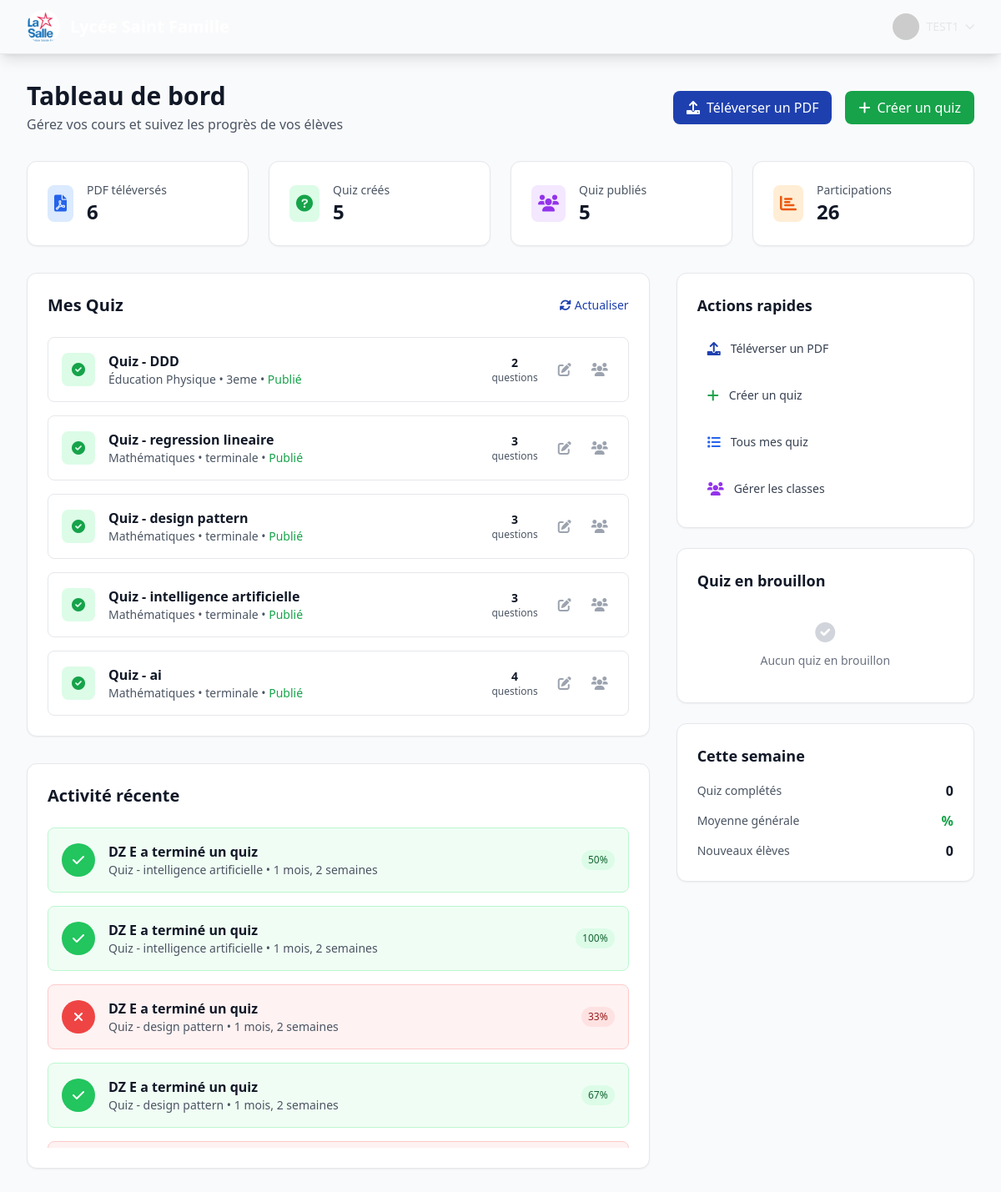
Before: /dashboard/teacher/ (signed in) with the older database file.
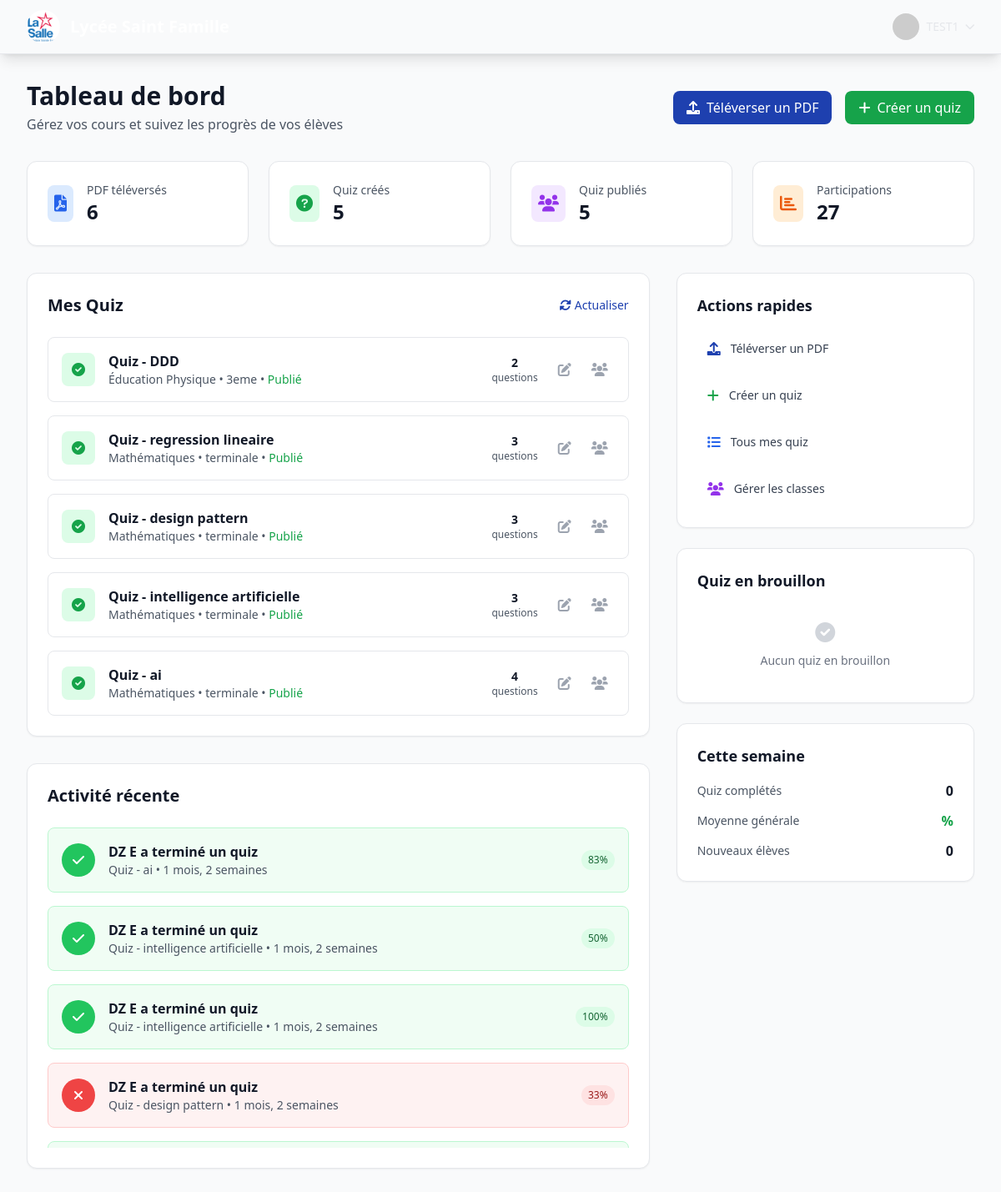
After: the same page with the newer database file.
### quiz/models.py (models this page shows, shortened)
class Quiz(models.Model):
    DIFFICULTY_CHOICES = [
        ('easy', 'Facile'),
        ('medium', 'Moyen'),
        ('hard', 'Difficile'),
    ]
    title = models.CharField(max_length=200)
    description = models.TextField(blank=True)
    course = models.ForeignKey(Course, on_delete=models.CASCADE, related_name='quizzes')
    subject = models.ForeignKey(Subject, on_delete=models.CASCADE)
    level = models.CharField(max_length=20)
    difficulty = models.CharField(max_length=10, choices=DIFFICULTY_CHOICES)
    time_limit = models.IntegerField(help_text="Temps limite en minutes")
    points_reward = models.IntegerField(default=50)
    is_published = models.BooleanField(default=False)
    created_at = models.DateTimeField(auto_now_add=True)

class Subject(models.Model):
    name = models.CharField(max_length=100)
    slug = models.SlugField(unique=True)
    icon = models.CharField(max_length=50, default='fas fa-book')  # Classe d'icône FontAwesome
    color = models.CharField(max_length=20, default='blue')  # Couleur pour l'interface

class QuizAttempt(models.Model):
    user = models.ForeignKey(User, on_delete=models.CASCADE)
    quiz = models.ForeignKey(Quiz, on_delete=models.CASCADE)
    started_at = models.DateTimeField(auto_now_add=True)
    completed_at = models.DateTimeField(null=True, blank=True)
    score = models.IntegerField(default=0)
    total_points = models.IntegerField(default=0)
    time_taken = models.DurationField(null=True, blank=True)
    is_completed = models.BooleanField(default=False)
    @property
    def percentage_score(self):
        if self.total_points > 0:
            return round((self.score / self.total_points) * 100)
        return 0

### accounts/models.py (models this page shows, shortened)
class User(AbstractUser):
    USER_TYPE_CHOICES = [
        ('student', 'Élève'),
        ('teacher', 'Enseignant'),
        ('admin', 'Administrateur'),
    ]
    CLASS_CHOICES = [
        ('6eme', '6ème'),
        ('5eme', '5ème'),
        ('4eme', '4ème'),
        ('3eme', '3ème'),
        ('2nde', '2nde'),
        ('1ere', '1ère'),
        ('terminale', 'Terminale'),
    ]
    user_type = models.CharField(max_length=10, choices=USER_TYPE_CHOICES)
    level = models.CharField(max_length=20, blank=True, null=True)  # 6eme, 5eme, etc.
    class_name = models.CharField(max_length=20, choices=CLASS_CHOICES, blank=True, null=True, help_text="Classe de l'élève")
    points = models.IntegerField(default=0)
    xp = models.IntegerField(default=0)
    current_level = models.IntegerField(default=1)
    streak_days = models.IntegerField(default=0)
    last_activity = models.DateTimeField(auto_now=True)
    email = models.EmailField(unique=True, blank=True, null=True)

### dashboard/views.py (the view)
# urls.py: path('teacher/', views.teacher_dashboard, name='teacher_dashboard'),
@login_required
def teacher_dashboard(request):
    if request.user.user_type != 'teacher':
        return redirect('student_dashboard')
    teacher_courses = Course.objects.filter(teacher=request.user)
    teacher_quizzes = Quiz.objects.filter(course__teacher=request.user).select_related('subject', 'course')
    teacher_stats = {
        'total_courses': teacher_courses.count(),
        'total_quizzes': teacher_quizzes.count(),
        'published_quizzes': teacher_quizzes.filter(is_published=True).count(),
        'total_attempts': QuizAttempt.objects.filter(quiz__course__teacher=request.user, is_completed=True).count(),
    }
    draft_quizzes = teacher_quizzes.filter(is_published=False).prefetch_related('questions')[:5]
    recent_attempts = QuizAttempt.objects.filter(
        quiz__course__teacher=request.user,
        is_completed=True
    ).select_related('user', 'quiz').order_by('-completed_at')[:10]
    week_ago = timezone.now() - timedelta(days=7)
    weekly_attempts = QuizAttempt.objects.filter(
        quiz__course__teacher=request.user,
        is_completed=True,
        completed_at__gte=week_ago
    )
    weekly_stats = {
        'completed_attempts': weekly_attempts.count(),
        'avg_score': weekly_attempts.aggregate(avg=Avg('score'))['avg'] or 0,
        'new_students': 0,  # TODO: Implement student tracking
    }
    context = {
        'teacher_stats': teacher_stats,
        'teacher_quizzes': teacher_quizzes[:10],  # Show first 10 quizzes
        'draft_quizzes': draft_quizzes,
        'recent_attempts': recent_attempts,
        'weekly_stats': weekly_stats,
    }
    return render(request, 'teacher/dashboard.html', context)

### templates/teacher/dashboard.html (shortened to what the changed rows need)
{% extends 'base.html' %}
{% block content %}
<div class="max-w-7xl mx-auto px-4 sm:px-6 lg:px-8 py-8">
    <div class="mb-8">
        <div class="flex items-center justify-between">
            <div>
                <h1 class="text-3xl font-bold text-gray-900">Tableau de bord</h1>
            </div>
        </div>
    </div>
    <div class="grid grid-cols-1 md:grid-cols-4 gap-6 mb-8">
        <div class="bg-white rounded-xl shadow-sm border border-gray-200 p-6">
            <div class="flex items-center">
                <div class="ml-4">
                    <p class="text-sm font-medium text-gray-600">Participations</p>
                    <p class="text-2xl font-bold text-gray-900">{{ teacher_stats.total_attempts|default:0 }}</p>
                </div>
            </div>
        </div>
    </div>
    <div class="grid grid-cols-1 lg:grid-cols-3 gap-8">
        <div class="lg:col-span-2 space-y-8">
            <div class="bg-white rounded-xl shadow-sm border border-gray-200 p-6">
                <div class="flex items-center justify-between mb-6">
                    <h2 class="text-xl font-bold text-gray-900">Mes Quiz</h2>
                </div>
                <div class="space-y-4" id="quiz-list">
                    {% for quiz in teacher_quizzes %}
                    <div class="flex items-center justify-between p-4 border border-gray-200 rounded-lg hover:bg-gray-50 transition-colors">
                        <div class="flex items-center">
                            <div class="w-10 h-10 {% if quiz.is_published %}bg-green-100{% else %}bg-yellow-100{% endif %} rounded-lg flex items-center justify-center">
                                <i class="fas {% if quiz.is_published %}fa-check-circle text-green-600{% else %}fa-clock text-yellow-600{% endif %}"></i>
                            </div>
                            <div class="ml-4">
                                <h3 class="font-semibold text-gray-900">{{ quiz.title }}</h3>
                                <p class="text-sm text-gray-600">
                                    {{ quiz.subject.name }} • {{ quiz.level }} •
                                    {% if quiz.is_published %}
                                        <span class="text-green-600 font-medium">Publié</span>
                                    {% else %}
                                        <span class="text-yellow-600 font-medium">Brouillon</span>
                                    {% endif %}
                                </p>
                            </div>
                        </div>
                        <div class="flex items-center space-x-4">
                            <div class="text-center">
                                <p class="text-sm font-semibold text-gray-900">{{ quiz.questions.count }}</p>
                                <p class="text-xs text-gray-600">questions</p>
                            </div>
                            <div class="flex space-x-2">
                                <a href="{% url 'edit_quiz' quiz.id %}" class="p-2 text-gray-400 hover:text-primary" title="Modifier">
                                    <i class="fas fa-edit"></i>
                                </a>
                                {% if quiz.is_published %}
                                <a href="{% url 'quiz_participants' quiz.id %}" class="p-2 text-gray-400 hover:text-green-600" title="Voir les participants">
                                    <i class="fas fa-users"></i>
                                </a>
                                {% else %}
                                <button onclick="confirmPublish({{ quiz.id }})" class="p-2 text-gray-400 hover:text-blue-600" title="Publier">
                                    <i class="fas fa-paper-plane"></i>
                                </button>
                                {% endif %}
                            </div>
                        </div>
                    </div>
                    {% endfor %}
                </div>
            </div>
            <div class="bg-white rounded-xl shadow-sm border border-gray-200 p-6">
                <div class="flex items-center justify-between mb-6">
                    <h2 class="text-xl font-bold text-gray-900">Activité récente</h2>
                </div>
                <div class="space-y-4 max-h-96 overflow-y-auto">
                    {% for attempt in recent_attempts %}
                    <div class="flex items-center p-4 {% if attempt.percentage_score >= 50 %}bg-green-50 border-green-200{% else %}bg-red-50 border-red-200{% endif %} rounded-lg border">
                        <div class="w-10 h-10 {% if attempt.percentage_score >= 50 %}bg-green-500{% else %}bg-red-500{% endif %} rounded-full flex items-center justify-center">
                            <i class="fas {% if attempt.percentage_score >= 50 %}fa-check{% else %}fa-times{% endif %} text-white"></i>
                        </div>
                        <div class="ml-4 flex-1">
                            <p class="font-semibold text-gray-900">{{ attempt.user.get_full_name }} a terminé un quiz</p>
                            <p class="text-sm text-gray-600">{{ attempt.quiz.title }} • {{ attempt.completed_at|timesince }}</p>
                        </div>
                        <span class="text-xs {% if attempt.percentage_score >= 50 %}bg-green-100 text-green-800{% else %}bg-red-100 text-red-800{% endif %} px-2 py-1 rounded-full">{{ attempt.percentage_score|floatformat:0 }}%</span>
                    </div>
                    {% empty %}
                    <div class="text-center py-8">
                        <i class="fas fa-chart-line text-gray-300 text-4xl mb-4"></i>
                        <p class="text-gray-500">Aucune activité récente</p>
                    </div>
                    {% endfor %}
                </div>
            </div>
        </div>
    </div>
</div>
{% endblock %}

Changed rows visible on the page:
no longer on this page (row unchanged): QuizAttempt: user.get_full_name "DZ E", quiz "Quiz - design pattern", completed_at "1 mois, 2 semaines", percentage_score "67"
added QuizAttempt: user.get_full_name "DZ E", quiz "Quiz - ai", completed_at "1 mois, 2 semaines", percentage_score "83"
Other visible differences:
{{ teacher_stats.total_attempts|default:0 }}: "26" → "27"
